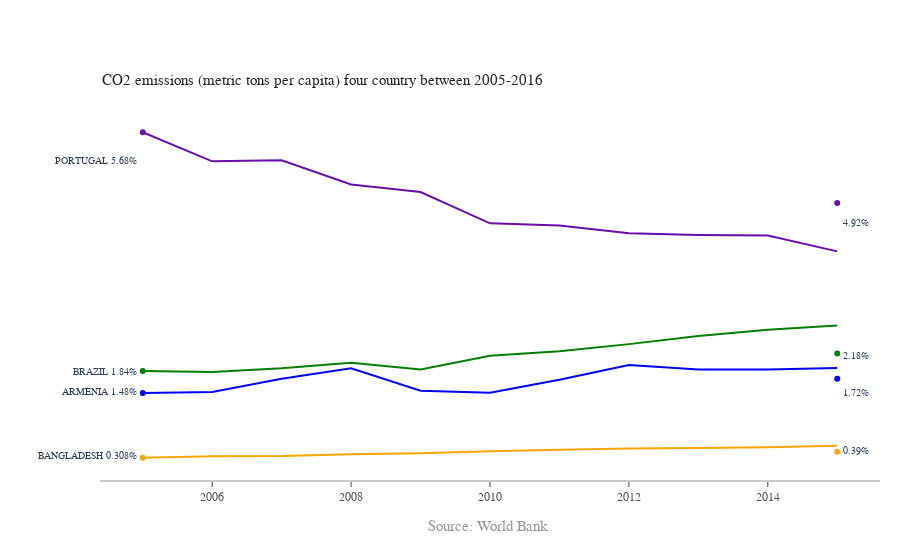

Notebook cell for this chart:
### Code cell
import plotly.graph_objects as go
import numpy as np
labels = ['ARMENIA', 'BANGLADESH', 'BRAZIL', 'PORTUGAL']
colors = ['rgb(0,0,255)', 'rgb(255,165,0)', 'rgb(0,128,0)', 'rgb(106,13,173)']

mode_size = [6, 6, 6, 6]
line_size = [2, 2, 2, 2]

x_data = np.vstack((np.arange(2005, 2016),)*4)

y_data = np.array([
    [1.46,1.48,1.72,1.911,1.50,1.465,1.70,1.97,1.89,1.89,1.914,1.72],
    [0.28,0.308,0.31,0.343,0.36,0.40,0.424,0.447,0.456,0.47,0.50,0.39],
    [1.86,1.84,1.91,2.01,1.89,2.14,2.22,2.35,2.50,2.61,2.69,2.18],
    [6.21,5.68,5.70,5.26,5.12,4.55,4.51,4.37,4.34,4.33,4.04,4.92],
])
fig = go.Figure()

for i in range(0, 4):
    fig.add_trace(go.Scatter(x=x_data[i], y=y_data[i], mode='lines',
        name=labels[i],
        line=dict(color=colors[i], width=line_size[i]),
        connectgaps=True,
    ))

    # endpoints
    fig.add_trace(go.Scatter(
        x=[x_data[i][0], x_data[i][-1]],
        y=[y_data[i][0], y_data[i][-1]],
        mode='markers',
        marker=dict(color=colors[i], size=mode_size[i])
    ))

fig.update_layout(
    xaxis=dict(
        showline=True,
        showgrid=False,
        showticklabels=True,
        linecolor='rgb(204, 204, 204)',
        linewidth=2,
        ticks='outside',
        tickfont=dict(
            family='Arial',
            size=12,
            color='rgb(82, 82, 82)',
        ),
    ),
    yaxis=dict(
        showgrid=False,
        zeroline=False,
        showline=False,
        showticklabels=False,
    ),
    autosize=False,
    margin=dict(
        autoexpand=False,
        l=100,
        r=20,
        t=110,
    ),
    showlegend=False,
    plot_bgcolor='white'
)

annotations = []

# Adding labels
for y_trace, label, color in zip(y_data, labels, colors):
    # labeling the left_side of the plot
    annotations.append(dict(xref='paper', x=0.05, y=y_trace[1],
                                  xanchor='right', yanchor='middle',
                                  text=label + ' {}%'.format(y_trace[1]),
                                  font=dict(family='Arial',
                                            size=10),
                                  showarrow=False))
    # labeling the right_side of the plot
    annotations.append(dict(xref='paper', x=0.95, y=y_trace[5],
                                  xanchor='left', yanchor='middle',
                                  text='{}%'.format(y_trace[11]),
                                  font=dict(family='Arial',
                                            size=10),
                                  showarrow=False))
# Title
annotations.append(dict(xref='paper', yref='paper', x=0.0, y=1.05,
                              xanchor='left', yanchor='bottom',
                              text='CO2 emissions (metric tons per capita) four country between 2005-2016',
                              font=dict(family='Arial',
                                        size=15,
                                        color='rgb(37,37,37)'),
                              showarrow=False))
# Source
annotations.append(dict(xref='paper', yref='paper', x=0.5, y=-0.1,
                              xanchor='center', yanchor='top',
                              text='Source: World Bank ',
                              font=dict(family='Arial',
                                        size=15,
                                        color='rgb(150,150,150)'),
                              showarrow=False))

fig.update_layout(annotations=annotations)

### Figure 1 — Plotly figure (JSON) as saved in the notebook; plotly's stock layout.template omitted (floating-point values rounded to 4 significant figures)
{"data": [{"connectgaps": true, "line": {"color": "rgb(0,0,255)", "width": 2}, "mode": "lines", "name": "ARMENIA", "type": "scatter", "x": [2005, 2006, 2007, 2008, 2009, 2010, 2011, 2012, 2013, 2014, 2015], "y": [1.46, 1.48, 1.72, 1.911, 1.5, 1.465, 1.7, 1.97, 1.89, 1.89, 1.914, 1.72]}, {"marker": {"color": "rgb(0,0,255)", "size": 6}, "mode": "markers", "type": "scatter", "x": [2005, 2015], "y": [1.46, 1.72]}, {"connectgaps": true, "line": {"color": "rgb(255,165,0)", "width": 2}, "mode": "lines", "name": "BANGLADESH", "type": "scatter", "x": [2005, 2006, 2007, 2008, 2009, 2010, 2011, 2012, 2013, 2014, 2015], "y": [0.28, 0.308, 0.31, 0.343, 0.36, 0.4, 0.424, 0.447, 0.456, 0.47, 0.5, 0.39]}, {"marker": {"color": "rgb(255,165,0)", "size": 6}, "mode": "markers", "type": "scatter", "x": [2005, 2015], "y": [0.28, 0.39]}, {"connectgaps": true, "line": {"color": "rgb(0,128,0)", "width": 2}, "mode": "lines", "name": "BRAZIL", "type": "scatter", "x": [2005, 2006, 2007, 2008, 2009, 2010, 2011, 2012, 2013, 2014, 2015], "y": [1.86, 1.84, 1.91, 2.01, 1.89, 2.14, 2.22, 2.35, 2.5, 2.61, 2.69, 2.18]}, {"marker": {"color": "rgb(0,128,0)", "size": 6}, "mode": "markers", "type": "scatter", "x": [2005, 2015], "y": [1.86, 2.18]}, {"connectgaps": true, "line": {"color": "rgb(106,13,173)", "width": 2}, "mode": "lines", "name": "PORTUGAL", "type": "scatter", "x": [2005, 2006, 2007, 2008, 2009, 2010, 2011, 2012, 2013, 2014, 2015], "y": [6.21, 5.68, 5.7, 5.26, 5.12, 4.55, 4.51, 4.37, 4.34, 4.33, 4.04, 4.92]}, {"marker": {"color": "rgb(106,13,173)", "size": 6}, "mode": "markers", "type": "scatter", "x": [2005, 2015], "y": [6.21, 4.92]}], "layout": {"annotations": [{"font": {"family": "Arial", "size": 10}, "showarrow": false, "text": "ARMENIA 1.48%", "x": 0.05, "xanchor": "right", "xref": "paper", "y": 1.48, "yanchor": "middle"}, {"font": {"family": "Arial", "size": 10}, "showarrow": false, "text": "1.72%", "x": 0.95, "xanchor": "left", "xref": "paper", "y": 1.465, "yanchor": "middle"}, {"font": {"family": "Arial", "size": 10}, "showarrow": false, "text": "BANGLADESH 0.308%", "x": 0.05, "xanchor": "right", "xref": "paper", "y": 0.308, "yanchor": "middle"}, {"font": {"family": "Arial", "size": 10}, "showarrow": false, "text": "0.39%", "x": 0.95, "xanchor": "left", "xref": "paper", "y": 0.4, "yanchor": "middle"}, {"font": {"family": "Arial", "size": 10}, "showarrow": false, "text": "BRAZIL 1.84%", "x": 0.05, "xanchor": "right", "xref": "paper", "y": 1.84, "yanchor": "middle"}, {"font": {"family": "Arial", "size": 10}, "showarrow": false, "text": "2.18%", "x": 0.95, "xanchor": "left", "xref": "paper", "y": 2.14, "yanchor": "middle"}, {"font": {"family": "Arial", "size": 10}, "showarrow": false, "text": "PORTUGAL 5.68%", "x": 0.05, "xanchor": "right", "xref": "paper", "y": 5.68, "yanchor": "middle"}, {"font": {"family": "Arial", "size": 10}, "showarrow": false, "text": "4.92%", "x": 0.95, "xanchor": "left", "xref": "paper", "y": 4.55, "yanchor": "middle"}, {"font": {"color": "rgb(37,37,37)", "family": "Arial", "size": 15}, "showarrow": false, "text": "CO2 emissions (metric tons per capita) four country between 2005-2016", "x": 0, "xanchor": "left", "xref": "paper", "y": 1.05, "yanchor": "bottom", "yref": "paper"}, {"font": {"color": "rgb(150,150,150)", "family": "Arial", "size": 15}, "showarrow": false, "text": "Source: World Bank ", "x": 0.5, "xanchor": "center", "xref": "paper", "y": -0.1, "yanchor": "top", "yref": "paper"}], "autosize": false, "margin": {"autoexpand": false, "l": 100, "r": 20, "t": 110}, "plot_bgcolor": "white", "showlegend": false, "xaxis": {"linecolor": "rgb(204, 204, 204)", "linewidth": 2, "showgrid": false, "showline": true, "showticklabels": true, "tickfont": {"color": "rgb(82, 82, 82)", "family": "Arial", "size": 12}, "ticks": "outside"}, "yaxis": {"showgrid": false, "showline": false, "showticklabels": false, "zeroline": false}}}
